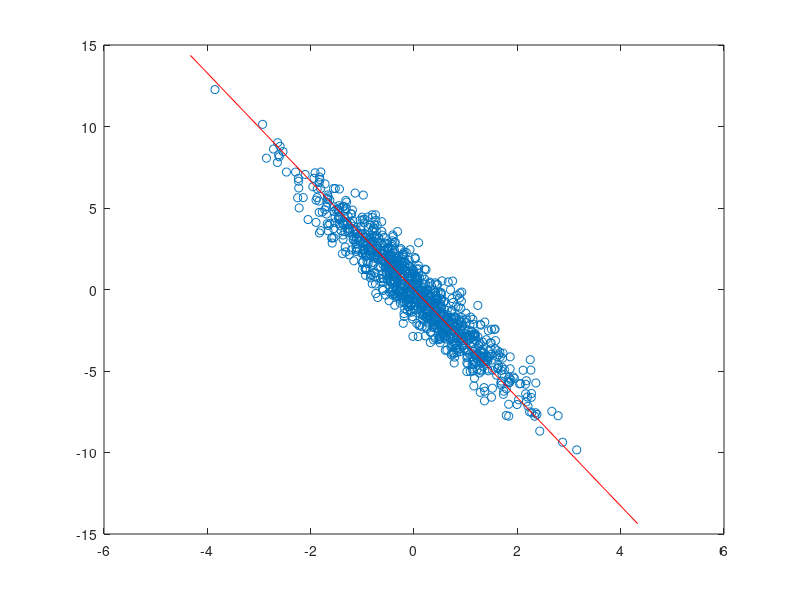
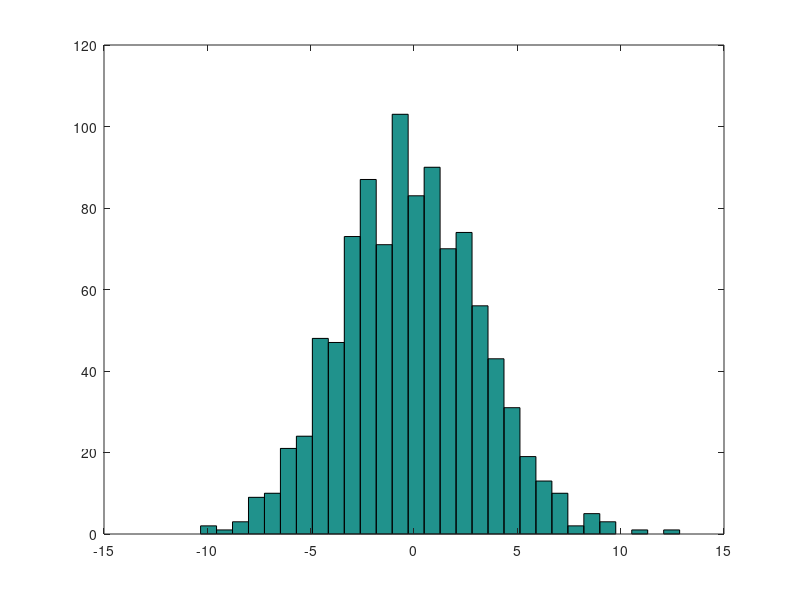
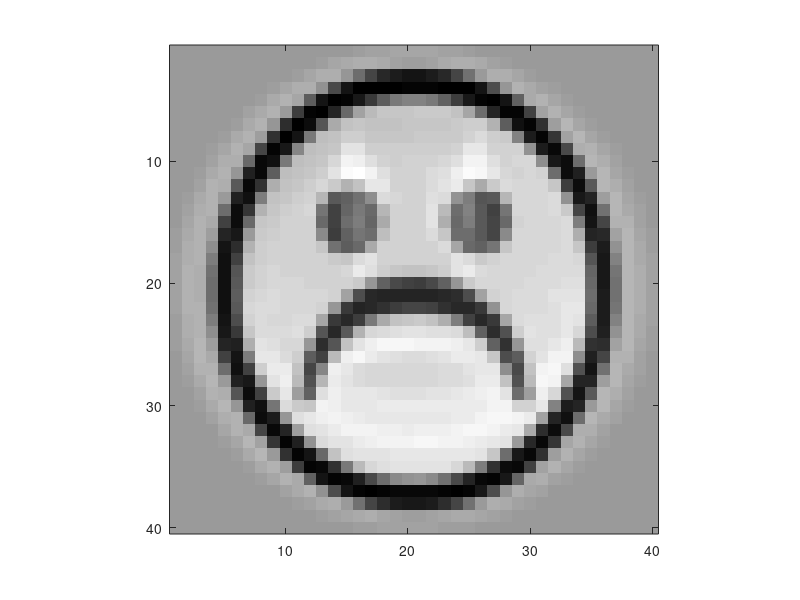
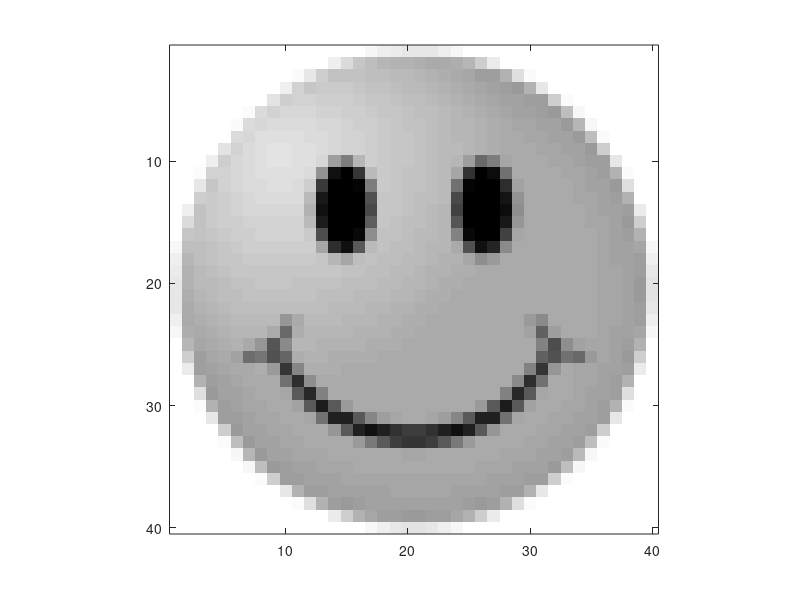

Source code (MATLAB) for these figures, in order:
% this script is an introduction to principal component analysis (PCA)

% make a 2D set of correlated data
x = randn(1000, 1);
y = 1.5*x + randn(1000, 1);

% what does the data look like?
plot(x, y, 'o')

% what will the covariance matrix of these data look like?  How big will it
% be?
cov(x, y)

% note that it's symmetric.  Why?

% see how the covariance matrix changes if we change our function
y = -3*x + randn(1000, 1);


% plot the new data and calculate the covariance matrix
plot(x, y, 'o')
a = cov(x, y);


% now let's look at the principal components
[PCmat, eigVals] = eig(a);

% plot the PC with the largest eigenvalue on the same axes
hold on
plot([-15, 15]*PCmat(1, 2), [-15, 15]*PCmat(2, 2), 'color', 'r')
hold off


% let's find the distribution of data along the first PC.  Projecting onto
% a PC is as simple as calculating the dot product.
projectedValues = NaN(size(x));
for ii = 1:1000
    projectedValues(ii) = sum(PCmat(:, 2) .* [x(ii), y(ii)]');
end

% or, equivalently
projectedValues2 = [x, y] * PCmat(:, 2);

% look at the distribution
figure; hist(projectedValues, 30)


% how does this compare to the results of the MATLAB function in the stats
% toolbox?
coeff = pca([x, y]);





% load the happy and sad faces
load('sadHappy.mat')


% make a matrix, with each image as a row and convert to double
imageData = [sad1(:)'; sad2(:)'; sad3(:)'; sad4(:)'; ...
    smile1(:)'; smile2(:)'; smile3(:)'; smile4(:)'];
imageData = double(imageData);


% get the principal components of the image data
[PCmat2, eigVals2] = eig(cov(imageData));


% Sort according to eigenvalues to select the PC that explains
% the most variance.
[sortedEigVals, sortIndices] = sort(diag(eigVals2), 'descend');

% plot the eigenFace that accounts for the most variance
eigenFace1 = reshape(PCmat2(:, sortIndices(1)), 40, 40);
figure
imagesc(eigenFace1)
colormap('gray')
axis image



% a little on reshape.  try the following to see how it works:
figure
imagesc(smile1); axis image; colormap('gray');

smileReshaped = reshape(smile1, 80, 20);
figure
imagesc(smileReshaped); axis image; colormap('gray');

smileReshaped = reshape(smile1, 20, 80);
figure
imagesc(smileReshaped); axis image; colormap('gray');


